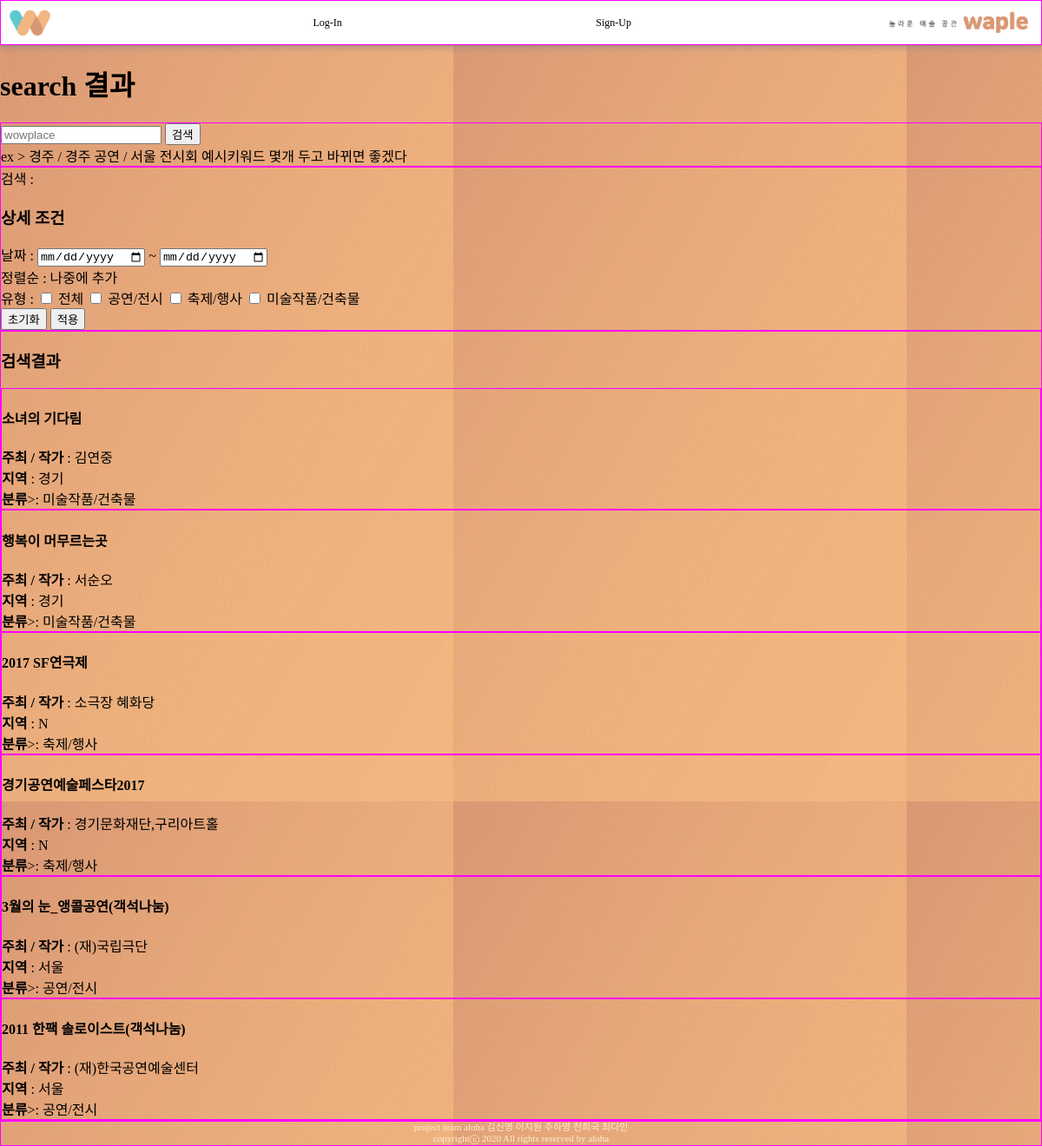
The app's page /subapp/result/, older data.
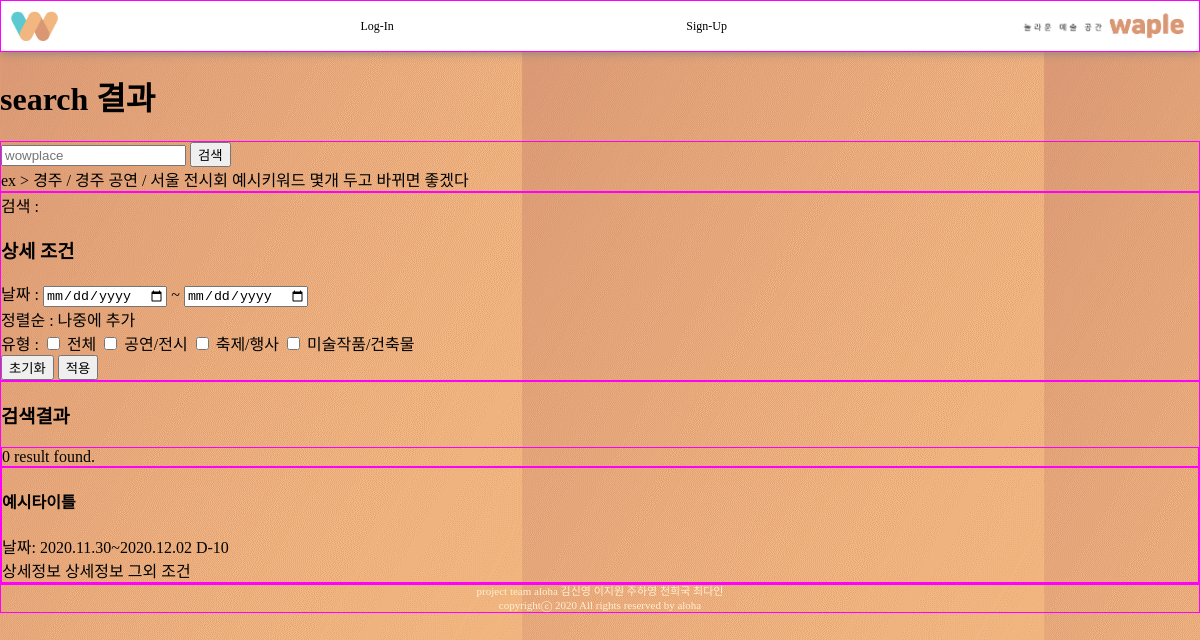
The same page, newer data.
### subapp/models.py (models this page shows, shortened)
class ArtInfoDB(models.Model):
    title = models.CharField(max_length=30)
    host = models.CharField(max_length=30)
    region = models.CharField(max_length=10)
    category = models.CharField(max_length=10)
    start_date = models.DateField(null=True, auto_now=False, auto_now_add=False)
    end_date = models.DateField(null=True, auto_now=False, auto_now_add=False)

### subapp/views.py (the view)
# urls.py: path('result/', views.result, name='result'),
def result(request):
    context={}
    if request.method == "GET":
        kw = request.GET.get('kw', '')
        context['kw'] = kw
        contents = ArtInfoDB.objects.all()
        if kw !='': #키워드 입력이 들어왔을때
            contents = contents.filter(
                Q(title__contains=kw) | Q(host__contains=kw)|
                Q(region__contains=kw) | Q(category__contains=kw)
            ).distinct()
        else:
            pass #키워드 검색 안되면 전체
        context['contents'] = contents
    return render(request, 'subapp/result.html', context)

### subapp/templates/subapp/result.html (shortened to what this page needs)
{% extends 'base.html' %}
{% load static %}
{% block content %}
 <h1>search 결과</h1>
 <div>
    <form action="{% url 'subapp:result' %}" method="GET">
        <input type="text" placeholder="wowplace" name="kw" value="{{kw|default_if_none:''}}">
        <button type="submit" >검색</button> <br>
        ex > 경주 / 경주 공연 / 서울 전시회 예시키워드 몇개 두고 바뀌면 좋겠다<br>
    </form>
 </div>
 <div>
     검색 : {{kw}}
     <form action="" method="GET">
        <h3>상세 조건</h3>
        날짜 : <input type="date" name="start"> ~ <input type="date" name="end"> <br>
        정렬순 : 나중에 추가 <br>
        유형 :
        <input type="checkbox" name="type[]" value="all"id="all" {% if license == 'all' %}checked{% endif %} >
        <label for="all">전체</label>
        <input type="checkbox" name="type[]" value="performance"id="performance" {% if 'performance' in license %}checked{% endif %}>
        <label for="performance">공연/전시</label>
        <input type="checkbox" name="type[]" value="festival"id="festival" {% if 'festival' in license %}checked{% endif %}>
        <label for="festival">축제/행사</label>
        <input type="checkbox" name="type[]" value="artwork"id="artwork" {% if 'artwork' in license %}checked{% endif %}>
        <label for="artwork">미술작품/건축물</label><br>
        <button type="reset">초기화</button>
        <button type="submit">적용</button>
    </form>
 </div>
 <div>
     <h3>검색결과</h3>
     {% for content in contents %}
    <div>
        <h4><a href="{% url 'subapp:detail' content.pk %}">{{content.title}}</a></h4>
        <b>주최 / 작가</b> : {{content.host}} <br>
        {% if content.region != N %} <b>지역</b> : {{content.region}}<br> {% endif %}
        <b>분류</b>>: {{content.category}}
    </div>
    {% empty %}
    <div>
        0 result found.
    </div>
    <div>
        <h4>예시타이틀</h4>
        날짜: 2020.11.30~2020.12.02 D-10 <br>
        상세정보 상세정보 그외 조건
    </div>
    {% endfor %}
 </div>
{% endblock %}

### templates/base.html (shortened to what this page needs)
{% load static %}
<!DOCTYPE html>
<html lang="en">
<head>
    <link rel="stylesheet" href="{% static 'base.css' %}" type="text/css">
</head>
<body>
    <div id='nav'>
        <img id='logo' src={% static 'logo.png' %} alt='logo'>
        {% if user.is_authenticated %}
            <li>
                <form action="{% url 'accountapp:logout' %}" method="POST">
                    {% csrf_token %}
                    <input type="hidden" name="path" value="{{request.path}}">
                    <button type = submit>Log-Out</button>
                </form>
            </li>
        {% else %}
            <li><a href="{% url 'accountapp:login' %}">Log-In</a></li>
            <li><a href="{% url 'accountapp:sign_up' %}">Sign-Up</a></li>
        {% endif %}
        <img id='text_logo' src={% static 'logo2.png' %} alt='logo'>
    </div>
    {% block content %}
    {% endblock %}
    <div id='bottom'>
        project team aloha 김신영 이지원 주하영 천희국 최다인<br>
        copyrightⓒ 2020 All rights reserved by aloha
    </div>
</body>
</html>

### static/base.css (style rules this page uses)
body { margin: 0px; background-image: url('background.png'); font-family: 'SCDream'; }
#nav { display: flex; justify-content: space-between; align-items: center; background-color: white; box-shadow: 0 0 10px gray; }
#logo { height: 30px; padding: 10px; }
#text_logo { height: 50px; }
#bottom { font-weight: 100; font-size: 11px; color: rgb(255, 239, 209); line-height: 120%; text-align: center; }
li { list-style: none; font-size: 12px; }
a:link { color: black; text-decoration: none; }

### subapp/templates/subapp/result.html (style rules this page uses)
div { border:solid 1px magenta }

Row changes from the older to the newer data that the page shows:
removed ArtInfoDB: title "소녀의 기다림", host "김연중", region "경기", category "미술작품/건축물"
removed ArtInfoDB: title "행복이 머무르는곳", host "서순오", region "경기", category "미술작품/건축물"
removed ArtInfoDB: title "2017 SF연극제", host "소극장 혜화당", region "N", category "축제/행사"
removed ArtInfoDB: title "경기공연예술페스타2017", host "경기문화재단,구리아트홀", region "N", category "축제/행사"
removed ArtInfoDB: title "3월의 눈_앵콜공연(객석나눔)", host "(재)국립극단", region "서울", category "공연/전시"
removed ArtInfoDB: title "2011 한팩 솔로이스트(객석나눔)", host "(재)한국공연예술센터", region "서울", category "공연/전시"
Text that changed along with them:
text now shown: "0 result found. 예시타이틀 날짜: 2020.11.30~2020.12.02 D-10 상세정보 상세정보 그외 조건"
